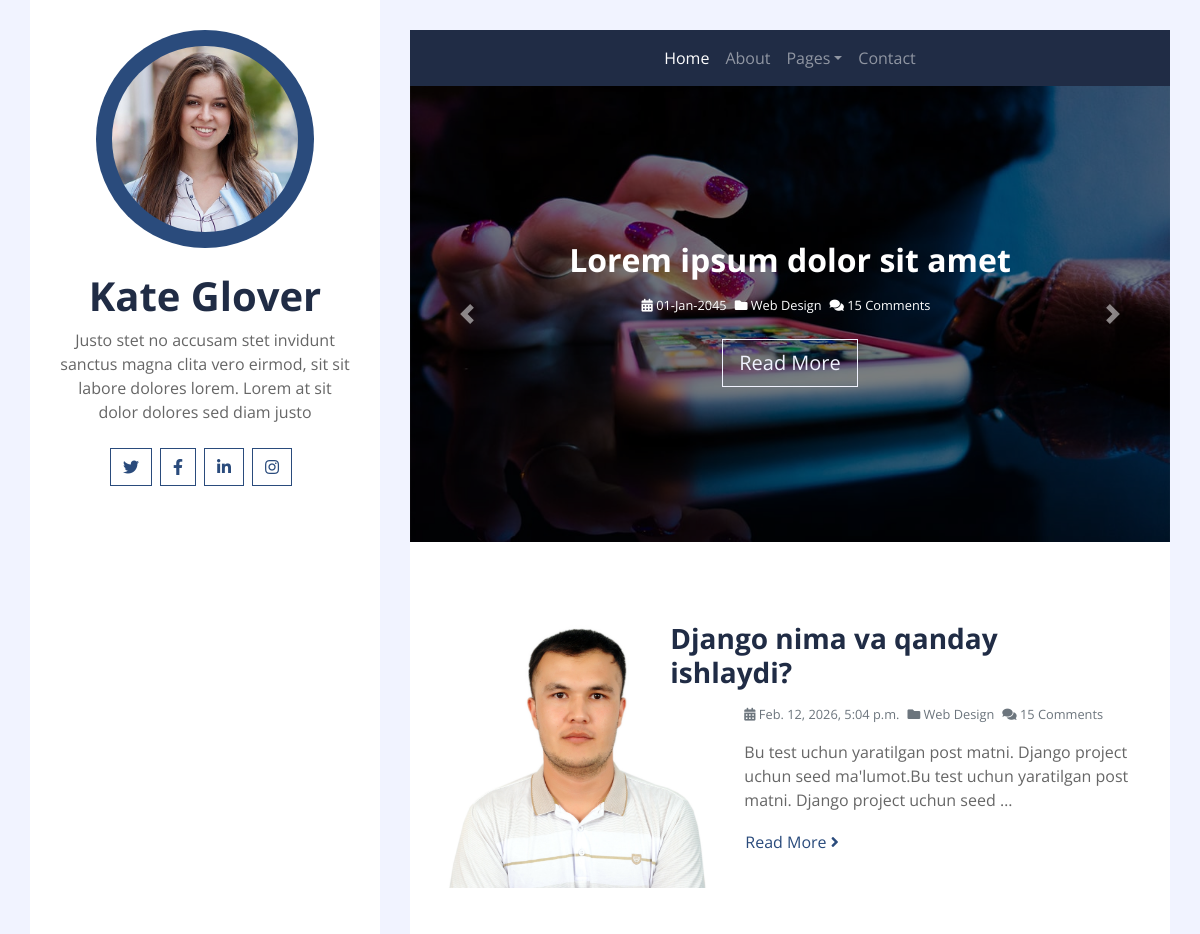
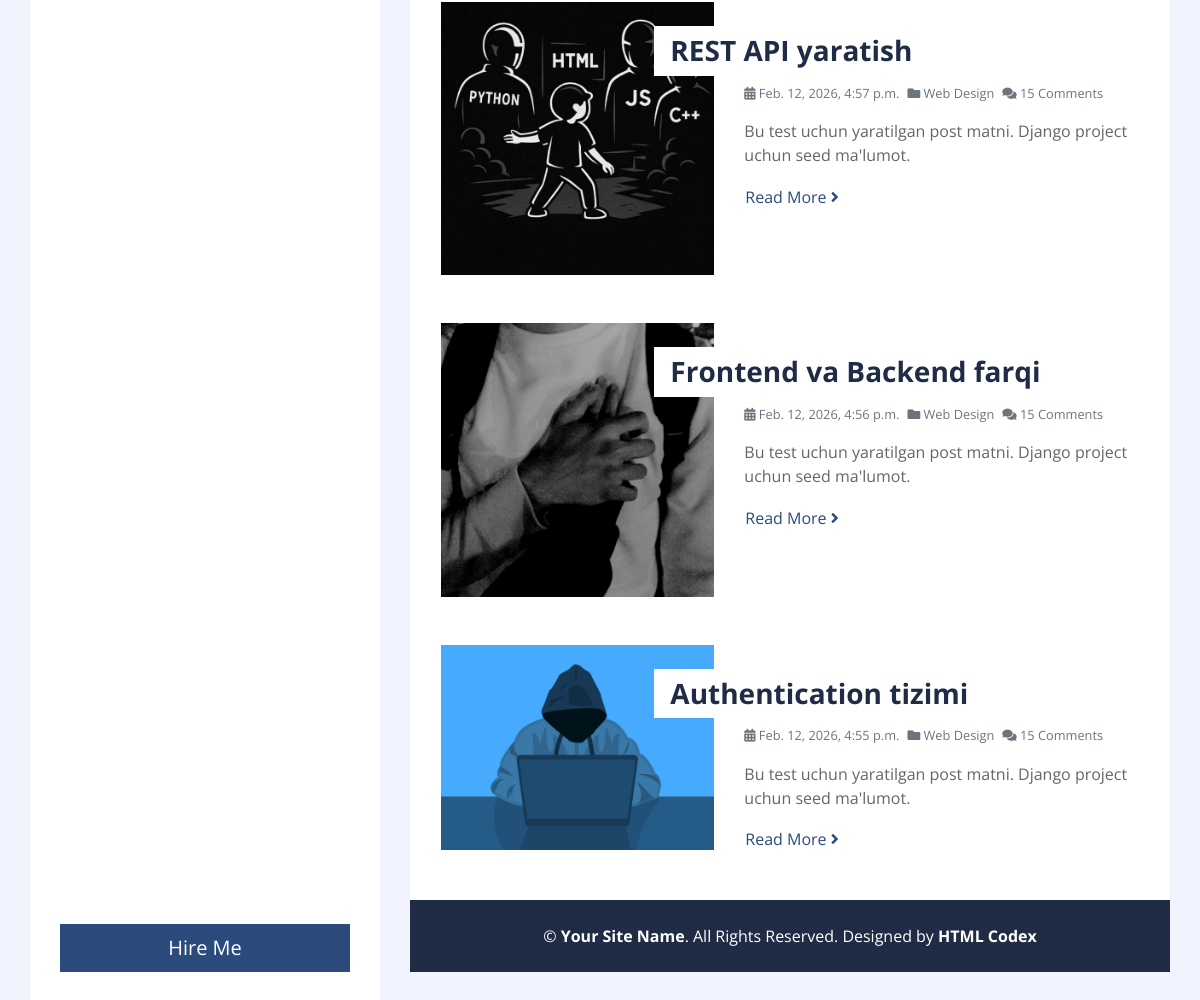
The page / on the database its author committed (2 pictures, top to bottom).
### blog/models.py (models this page shows, shortened)
class Post(models.Model):
    class Status(models.TextChoices):
        DRAFT = 'DF', 'Draft'
        PUBLISHED = 'PB', 'Published'
    title = models.CharField(max_length=255)
    body = models.TextField()
    image = models.ImageField(upload_to='post-image/')
    publish = models.DateTimeField(default=timezone.now)
    created_at = models.DateTimeField(auto_now_add=True)
    updated_at = models.DateTimeField(auto_now=True)
    author = models.ForeignKey(
        User,
        on_delete=models.CASCADE
    )
    status = models.CharField(
        max_length=2,
        choices=Status.choices,
        default=Status.DRAFT
    )
    objects = models.Manager()
    published = PublishedManager()
    class Meta:
        ordering = ['-publish']
        indexes = [
            models.Index(fields=['-publish']),
        ]

### blog/views.py (the view)
# urls.py: path('', index, name='index'),
def index(request):
    posts = Post.published.all()[:6]
    context = {
        'title': 'Home Page',
        'posts': posts
    }
    return render(request, 'index.html', context=context)

### blog/models.py (called while the page is built)
    def get_queryset(self):
        return super().get_queryset().filter(
            status=Post.Status.PUBLISHED
        )

### templates/index.html (shortened to what this page needs)
{% extends 'base.html' %}
{% load static %}
{% block content %}
                <div class="container p-0">
                    <div id="blog-carousel" class="carousel slide" data-ride="carousel">
                        <div class="carousel-inner">
                            <div class="carousel-item active">
                                <img class="w-100" src="{% static 'img/carousel-1.jpg' %}" alt="Image">
                                <div class="carousel-caption d-flex flex-column align-items-center justify-content-center">
                                    <h2 class="mb-3 text-white font-weight-bold">Lorem ipsum dolor sit amet</h2>
                                    <div class="d-flex text-white">
                                        <small class="mr-2"><i class="fa fa-calendar-alt"></i> 01-Jan-2045</small>
                                        <small class="mr-2"><i class="fa fa-folder"></i> Web Design</small>
                                        <small class="mr-2"><i class="fa fa-comments"></i> 15 Comments</small>
                                    </div>
                                    <a href="" class="btn btn-lg btn-outline-light mt-4">Read More</a>
                                </div>
                            </div>
                        </div>
                        <a class="carousel-control-prev" href="#blog-carousel" data-slide="prev">
                            <span class="carousel-control-prev-icon"></span>
                        </a>
                        <a class="carousel-control-next" href="#blog-carousel" data-slide="next">
                            <span class="carousel-control-next-icon"></span>
                        </a>
                    </div>
                </div>
                <div class="container bg-white pt-5">
                    {% for post in posts %}
                        <div class="row blog-item px-3 pb-5">
                            <div class="col-md-5">
                                <img class="img-fluid mb-4 mb-md-0" src="{{ post.image.url }}" alt="Image">
                            </div>
                            <div class="col-md-7">
                                <h3 class="mt-md-4 px-md-3 mb-2 py-2 bg-white font-weight-bold"> {{ post.title }} </h3>
                                <div class="d-flex mb-3">
                                    <small class="mr-2 text-muted"><i class="fa fa-calendar-alt"></i> {{ post.updated_at }}</small>
                                    <small class="mr-2 text-muted"><i class="fa fa-folder"></i> Web Design</small>
                                    <small class="mr-2 text-muted"><i class="fa fa-comments"></i> 15 Comments</small>
                                </div>
                                <p>
                                    {{ post.body|truncatewords:20 }}
                                </p>
                                <a class="btn btn-link p-0" href="{% url 'single' post.id %}">Read More <i class="fa fa-angle-right"></i></a>
                            </div>
                        </div>
                    {% endfor %}
                </div>
{% endblock %}

### templates/base.html (shortened to what this page needs)
{% load static %}
<!DOCTYPE html>
<html lang="en">
    <head>
        <link href="https://cdnjs.cloudflare.com/ajax/libs/font-awesome/5.10.0/css/all.min.css" rel="stylesheet">
        <link href="{% static 'css/style.css' %}" rel="stylesheet">
    </head>
    <body>
        <div class="wrapper">
            <div class="sidebar">
                <div class="sidebar-text d-flex flex-column h-100 justify-content-center text-center">
                    <img class="mx-auto d-block w-75 bg-primary img-fluid rounded-circle mb-4 p-3" src="{% static 'img/profile.jpg' %}" alt="Image">
                    <h1 class="font-weight-bold">Kate Glover</h1>
                    <p class="mb-4">
                        Justo stet no accusam stet invidunt sanctus magna clita vero eirmod, sit sit labore dolores lorem. Lorem at sit dolor dolores sed diam justo
                    </p>
                    <div class="d-flex justify-content-center mb-5">
                        <a class="btn btn-outline-primary mr-2" href="#"><i class="fab fa-twitter"></i></a>
                        <a class="btn btn-outline-primary mr-2" href="#"><i class="fab fa-facebook-f"></i></a>
                        <a class="btn btn-outline-primary mr-2" href="#"><i class="fab fa-linkedin-in"></i></a>
                        <a class="btn btn-outline-primary mr-2" href="#"><i class="fab fa-instagram"></i></a>
                    </div>
                    <a href="" class="btn btn-lg btn-block btn-primary mt-auto">Hire Me</a>
                </div>
            </div>
            <div class="content">
                <div class="container p-0">
                    <nav class="navbar navbar-expand-lg bg-secondary navbar-dark">
                        <div class="collapse navbar-collapse justify-content-between" id="navbarCollapse">
                            <div class="navbar-nav m-auto">
                                <a href="{% url 'index' %}" class="nav-item nav-link active">Home</a>
                                <a href="{% url 'about' %}" class="nav-item nav-link">About</a>
                                <div class="nav-item dropdown">
                                    <a href="#" class="nav-link dropdown-toggle" data-toggle="dropdown">Pages</a>
                                </div>
                                <a href="{% url 'contact' %}" class="nav-item nav-link">Contact</a>
                            </div>
                        </div>
                    </nav>
                </div>
                {% block content %}
                {% endblock %}
                <div class="container py-4 bg-secondary text-center">
                    <p class="m-0 text-white">
                        &copy; <a class="text-white font-weight-bold" href="#">Your Site Name</a>. All Rights Reserved. Designed by <a class="text-white font-weight-bold" href="https://htmlcodex.com">HTML Codex</a>
                    </p>
                </div>
            </div>
        </div>
    </body>
</html>

### rows shown on the page
Post: image (picture), title "Django nima va qanday ishlaydi?", updated_at "Feb. 12, 2026, 5:04 p.m.", body "Bu test uchun yaratilgan post matni. Django project uchun seed ma'lumot.Bu test uchun yaratilgan post matni. Django project uchun seed …"
Post: image (picture), title "REST API yaratish", updated_at "Feb. 12, 2026, 4:57 p.m.", body "Bu test uchun yaratilgan post matni. Django project uchun seed ma'lumot."
Post: image (picture), title "Frontend va Backend farqi", updated_at "Feb. 12, 2026, 4:56 p.m.", body "Bu test uchun yaratilgan post matni. Django project uchun seed ma'lumot."
Post: image (picture), title "Authentication tizimi", updated_at "Feb. 12, 2026, 4:55 p.m.", body "Bu test uchun yaratilgan post matni. Django project uchun seed ma'lumot."
